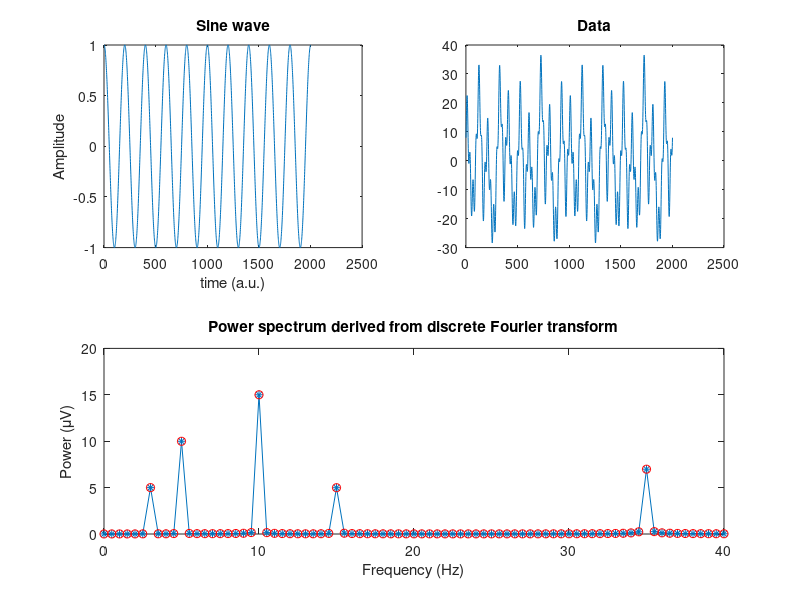
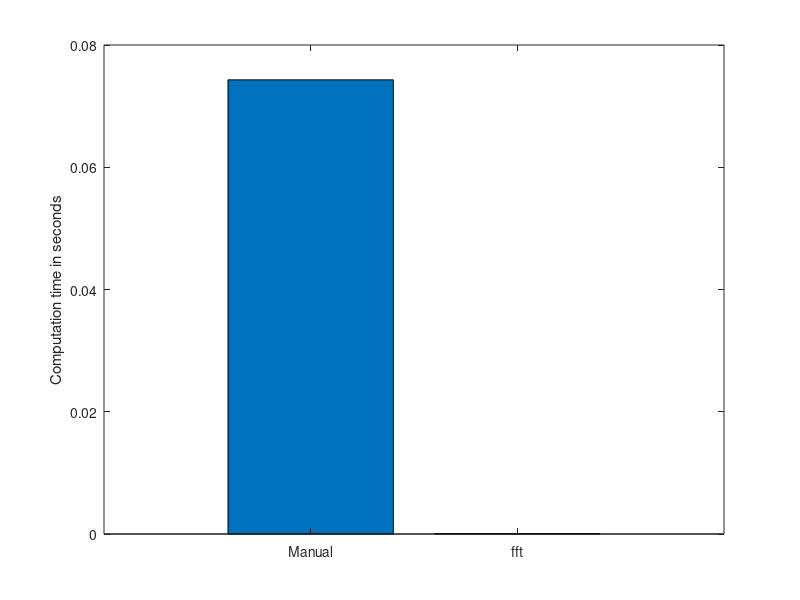
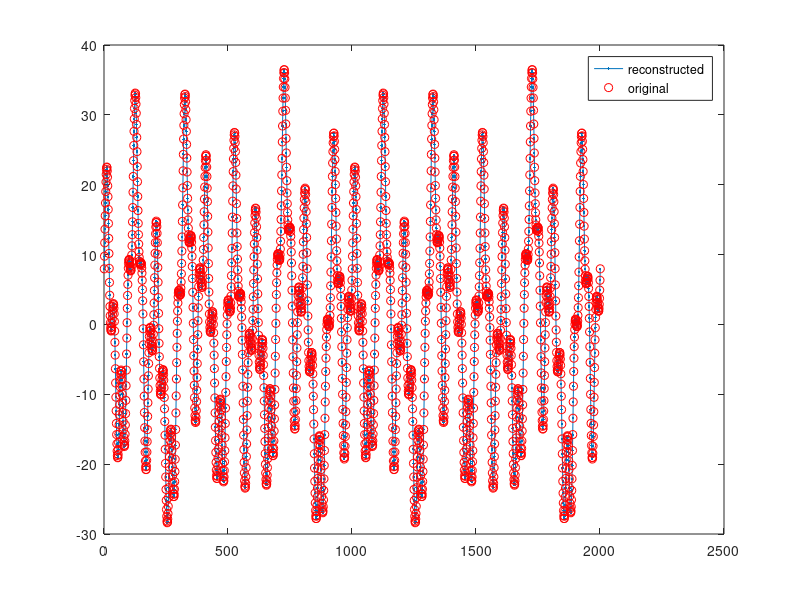

These charts were generated, in order, by the following MATLAB code:
% mikeXcohen@gmail.com

%% signal created by a sum of sine waves (same as in previous lecture)

% create a few sine waves and sum

% define a sampling rate
srate = 1000;

% list some frequencies
frex = [ 3   10   5   15   35 ];

% list some random amplitudes... make sure there are the same number of
% amplitudes as there are frequencies!
amplit = [ 5   15   10   5   7 ];

% phases... list some random numbers between -pi and pi
phases = [  pi/7  pi/8  pi  pi/2  -pi/4 ];

% define time...
time = -1:1/srate:1;


% now we loop through frequencies and create sine waves
sine_waves = zeros(length(frex),length(time));
for fi=1:length(frex)
    sine_waves(fi,:) = amplit(fi) * sin(2*pi*time*frex(fi) + phases(fi));
end

%% Compute discrete-time Fourier transform

signal  = sum(sine_waves,1); % sum to simplify
N       = length(signal);    % length of sequence
fourierTime = ((1:N)-1)/N;   % "time" used for sine waves
nyquist = srate/2;           % Nyquist frequency -- the highest frequency you can measure in the data

% initialize Fourier output matrix
fourierCoefs = zeros(size(signal)); 

% These are the actual frequencies in Hz that will be returned by the
% Fourier transform. The number of unique frequencies we can measure is
% exactly 1/2 of the number of data points in the time series (plus DC). 
frequencies = linspace(0,nyquist,floor(N/2)+1);


% loop over frequencies
for fi=1:N
    
    % create sine wave for this frequency
    fourierSine = exp( -1i*2*pi*(fi-1).*fourierTime );
    
    % compute dot product as sum of point-wise elements
    fourierCoefs(fi) = sum(fourierSine .* signal);
    
    % note: this can also be expressed as a vector-vector product
    % fourier(fi) = fourierSine*signal';
end

% scale Fourier coefficients to original scale
fourierCoefs = fourierCoefs / N;


figure(1), clf
subplot(221)
plot(real(exp( -2*pi*1i*(10).*fourierTime )))
xlabel('time (a.u.)'), ylabel('Amplitude')
title('Sine wave')

subplot(222)
plot(signal)
title('Data')

subplot(212)
plot(frequencies,abs(fourierCoefs(1:length(frequencies)))*2,'*-')
xlabel('Frequency (Hz)')
ylabel('Power (\muV)')
title('Power spectrum derived from discrete Fourier transform')

%% Compare manual Fourier transform with fft

% Compute fourier transform and scale
fourierCoefsF = fft(signal) / N;

subplot(212),hold on
plot(frequencies,abs(fourierCoefsF(1:length(frequencies)))*2,'ro')
set(gca,'xlim',[0 40])

%% Compare computation times

% initialize variable for computation times
computationTimes = zeros(1,2);

% start Matlab's timer
tic;

% manual DTFT
for fi=1:N
    fourierSine = exp( -1i*2*pi*(fi-1).*fourierTime );
    fourierCoefs(fi) = sum( fourierSine .* signal );
end
fourierCoefs = fourierCoefs / N;

% end Matlab's timer
computationTimes(1) = toc;


% now FFT
tic;
fourierCoefsF = fft(signal) / N;
computationTimes(2) = toc;


figure(2), clf

bar(computationTimes)
set(gca,'xtick',1:2,'xticklabel',{'Manual';'fft'},'xlim',[0 3])
ylabel('Computation time in seconds')


%% Compute inverse discrete-time Fourier transform

reconSignal = zeros(size(signal));

% loop over frequencies
for fi=1:N
    
    % create sine wave for this frequency
    fourierSine = fourierCoefs(fi) * exp( 1i*2*pi*(fi-1).*fourierTime );
    
    % compute dot product as sum of point-wise elements
    reconSignal = reconSignal + fourierSine;
end

% note: in practice, the inverse Fourier transform should be done using:
reconSignal = ifft(fourierCoefs) * N;

figure(3), clf
plot(real(reconSignal),'.-')
hold on
plot(signal,'ro')

legend({'reconstructed';'original'})

%% end.
